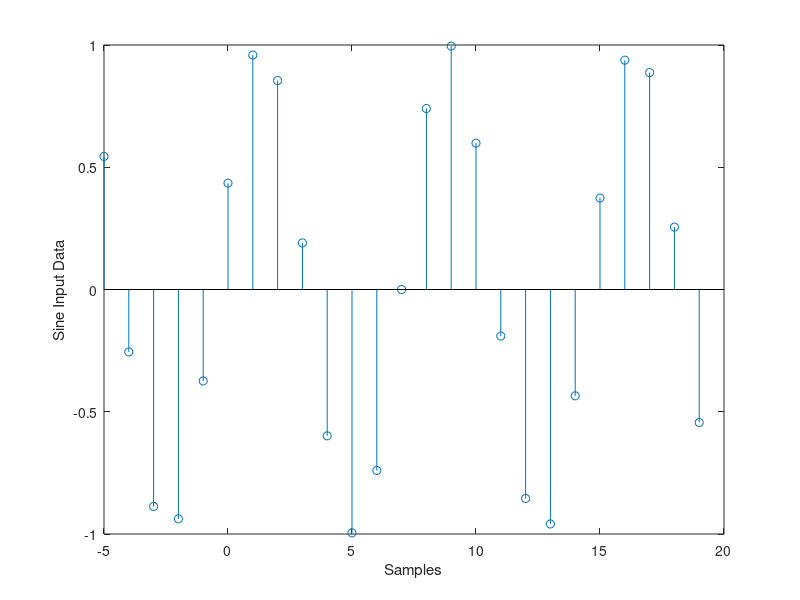
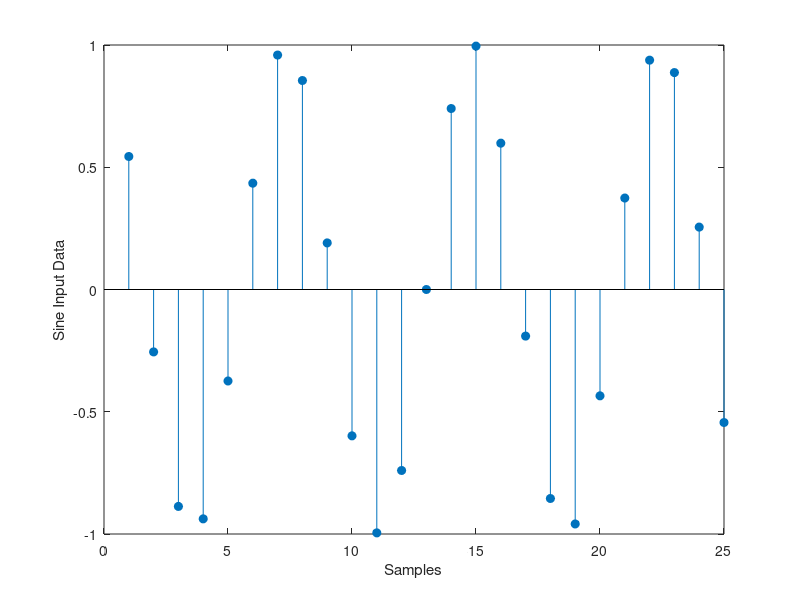
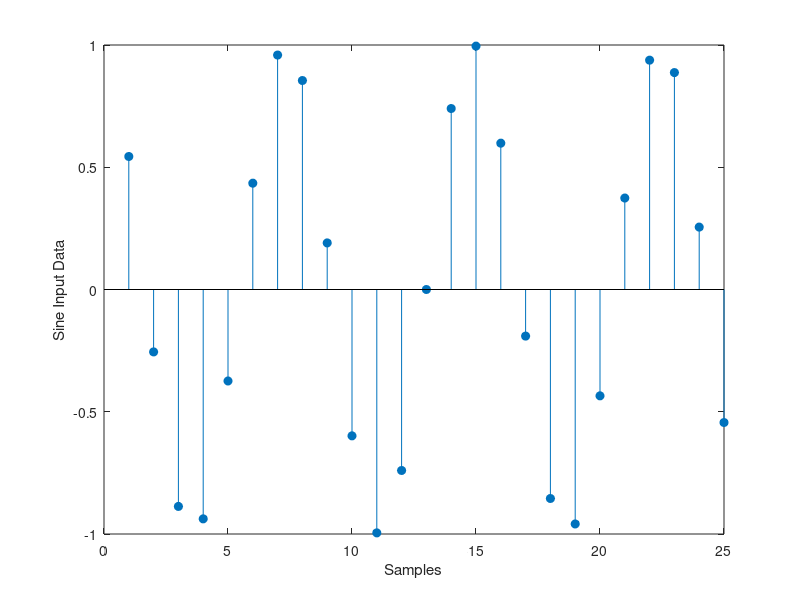

Reproduce these figures in MATLAB, in order. (Note: this script raises an error after producing the figures.)
% PLOTTING IN MATLAB - PART 3 
% 
% PREREQUISITE - PLOTTING 1 & 2 LECTURES 
% MATLAB Functions that will be discussed 
% stem - plotting discrete time sequences 
% fplot - function plot command 
% 3D PLOTTING BASICS 
% plot3 - 3D plotting 
% stem3 - 3D discrete plot 

% Using Stem to make discrete time plots 
% Input data 

% discrete signal is a signal with few points / samples 

% Increasing the number of samples moves discrete signal to
% continous domain 

inpData = linspace(-10, 10, 25)

inpData = sin(inpData);

numSamples = length(inpData);

xData = [-5:numSamples-6];

% Plotting discrete time data using Stem 

figure; stem(xData,inpData)

xlabel('Samples'); ylabel('Sine Input Data')

% If the xData matches the default settings
% (0 ,1 ,2 ,3 ...)

% use filled keyword to fill the marker of stem 

figure; stem(inpData,'filled')

xlabel('Samples'); ylabel('Sine Input Data')

% Specifiying Stem Display and Marker Options
% We can modify the stem display options using stem handle

figure; 

% Obtain the stem properties settings 

hData = stem(inpData,'filled');


xlabel('Samples'); ylabel('Sine Input Data')

% hData. property name

hData.Color = 'g'
hData.LineStyle = '-.';
hData.MarkerSize = 10;
hData.Marker = 'o';
hData.MarkerFaceColor = 'r';

% Another method would be to directly give it in as argument
% to stem function 

figure; stem(inpData, 'Color', 'r', 'LineStyle','-.',...
     'MarkerFaceColor','green',...
     'MarkerSize',10)

% Plotting multiple stem graphs on same figure window 
inpData = linspace(-10, 10, 100);

inpData1 = sin(inpData);

inpData2 = cos(inpData);

figure;

% Using hold on command 

stem(inpData1, 'filled')

hold on

stem(inpData2, 'filled')

hold off 

% To give some margins at top and bottom , left and right 

axis padded

legend('inpData1' ,'inpData2')


% Function Plot 
% We can use function plot to plot y = f(x) rather than y vs x 

% define function 

xData = linspace(-10,10,50);


% function 

fx = @(xData)sin(xData)

% plot f(x)  

fplot(fx, 'r-*')

grid on


% get plot handle for modifiying display properties 

hData = fplot(fx, 'r-*')

hData.Color = 'g'
hData.LineStyle = '-.';
hData.MarkerSize = 10;
hData.Marker = 'o';
hData.MarkerFaceColor = 'r';

grid on; 

% Plot 3 and stem 3 graphs 
% 3D data plots 

xData = linspace(-10,10,50);

yData = sin(xData);

zData = cos(xData); 

plot3(xData,yData,zData);

hData = plot3(xData,yData,zData);

hData.Color = 'g'
hData.LineStyle = '-.';
hData.MarkerSize = 10;
hData.Marker = 'o';
hData.MarkerFaceColor = 'r';

% 3D stem plots 

figure;

hData = stem3(xData,yData,zData);

hData.Color = 'b'
hData.LineStyle = '-.';
hData.MarkerSize = 10;
hData.Marker = 'o';
hData.MarkerFaceColor = 'g';














